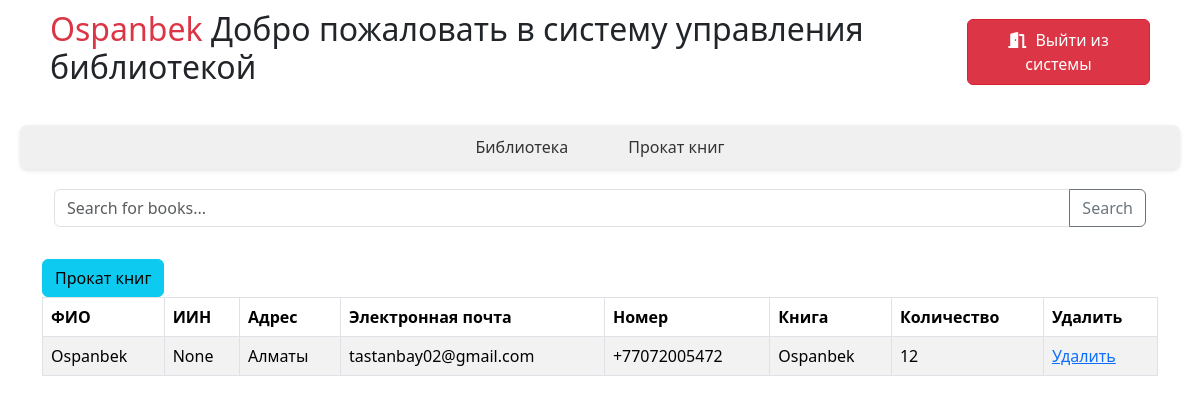
/rent_book/ (signed in), run on the app's committed database.
### myapp/models.py (models this page shows, shortened)
class Publish(models.Model):
    user = models.ForeignKey(settings.AUTH_USER_MODEL, on_delete=models.CASCADE, verbose_name='Пользователь', null=True)
    name = models.CharField(max_length=32, verbose_name='ФИО')
    iin = models.CharField(max_length=12, verbose_name='ИИН', null=True)
    city = models.CharField(max_length=32, verbose_name='Адрес')
    email = models.EmailField(verbose_name='Электронная почта')
    phone = models.CharField(max_length=15, verbose_name='Номер')
    book = models.ForeignKey(Book, on_delete=models.CASCADE, verbose_name='Книга')
    quantity = models.PositiveIntegerField(verbose_name='Количество')

class Book(models.Model):
    user = models.ForeignKey(settings.AUTH_USER_MODEL, on_delete=models.CASCADE, null=True)
    ISBN=models.CharField(max_length=255, verbose_name='Книжный номер', null=True)
    name = models.CharField(max_length=255, verbose_name='Название книги')
    bbk = models.CharField(max_length=100, verbose_name="BBK")
    quantity = models.IntegerField(verbose_name="Количество")
    balance_quantity = models.IntegerField(verbose_name="Остаток книг")
    def __str__(self):
        return self.name

### myapp/views.py (the view, shortened to what this page needs)
# urls.py: path('rent_book/', views.rent_book, name='rent_book'),
def rent_book(request):
    publish_list = Publish.objects.filter(user=request.user)
    search_query = request.GET.get('q', '')
    return render(request, 'myapp/rent_book.html', {'publish_list': publish_list})

### myapp/templates/myapp/rent_book.html (shortened to what this page needs)
<html lang="en">
<head>
    <link href="https://cdn.jsdelivr.net/npm/bootstrap@5.3.2/dist/css/bootstrap.min.css" rel='stylesheet'>
    <link href="https://cdnjs.cloudflare.com/ajax/libs/font-awesome/6.0.0-beta3/css/all.min.css" rel="stylesheet">
</head>
<body>
    <div class="header-container">
        <h2><span class="error_info">{{ request.user.username }}</span> Добро пожаловать в систему управления библиотекой</h2>
        <span><a href="{% url 'myapp:logout' %}" class="btn btn-danger"><i class="fas fa-door-open"></i> Выйти из системы</a></span>
    </div>
    <header>
        <nav>
            <ul>
                <li><a href="{% url 'myapp:index' %}">Библиотека</a></li>
                <li><a href="{% url 'myapp:rent_book' %}">Прокат книг</a></li>
            </ul>
        </nav>
    </header>
        <div class="container">
            <div class="input-group mb-3">
                <div class="container">
                    <form method="GET" action="{% url 'myapp:index' %}" class="input-group mb-3">
                        <input type="text" class="form-control" placeholder="Search for books..." name="q" value="{{ request.GET.q }}">
                        <button class="btn btn-outline-secondary" type="submit">Search</button>
                    </form>
                </div>
            </div>
{% block content_publishers_authors %}
{% include 'myapp/publishes.html' %}
{% endblock content_publishers_authors %}
    </div>
</body>
</html>

### myapp/templates/myapp/publishes.html (shortened to what this page needs)
<a href="{% url 'myapp:add_publish' %}" class="btn btn-info btn_vertical">Прокат книг</a>
<table id="table" class="table table-bordered table-striped">
    <thead>
    <tr>
        <th>ФИО</th>
        <th>ИИН</th>
        <th>Адрес</th>
        <th>Электронная почта</th>
        <th>Номер</th>
        <th>Книга</th>
        <th>Количество</th>
        <th>Удалить</th>
    </tr>
    </thead>
    <tbody>
    {% for publish in publish_list %}
        <tr>
            <td>{{ publish.name }}</td>
            <td>{{ publish.iin }}</td>
            <td>{{ publish.city }}</td>
            <td>{{ publish.email }}</td>
            <td>{{ publish.phone }}</td>
            <td>{{ publish.book }}</td>
            <td>{{ publish.quantity }}</td>
            <td>
            <a href="{% url 'myapp:rent_book' %}" onclick="confirmDelete('{{ publish.id }}');" class="delete-btn">Удалить</a>
            </td>
        </tr>
    {% endfor %}
    </tbody>
</table>

### myapp/templates/myapp/rent_book.html (style rules this page uses)
.header-container { display: flex; justify-content: space-between; align-items: center; padding: 10px 50px; }
.error_info { font-weight: 400; color: #dc3545; }
.btn-danger { color: #fff; background-color: #dc3545; border-color: #d92334; padding: 8px 16px; text-decoration: none; font-size: 16px; display: inline-block; }
.fas { margin-right: 5px; }
nav { background-color: #f0f0f0; border-radius: 8px; margin: 20px; box-shadow: 0 2px 4px rgba(0, 0, 0, 0.1); }
nav ul { list-style: none; padding: 0; margin: 0; display: flex; justify-content: center; align-items: center; }
nav ul li { margin: 10px; }
nav ul li a { text-decoration: none; color: #333; font-size: 16px; padding: 10px 20px; }

### data on the page
Publish: name "Ospanbek", iin "None", city "Алматы", email "tastanbay02@gmail.com", phone "+77072005472", book "Ospanbek", quantity "12"

### other printed values
{{ request.user.username }} "Ospanbek"
